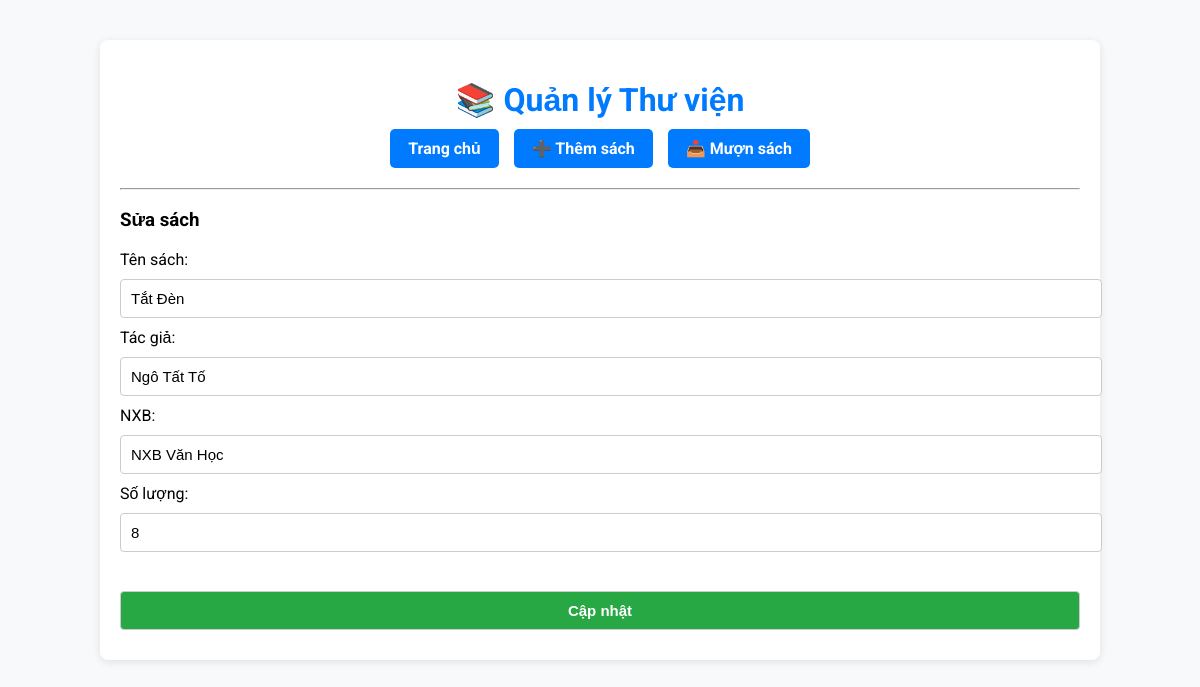
The app's page /edit_book.php?id=S003 with its own data.
### tables this page shows
CREATE TABLE `sach` (
  `MaSach` varchar(10) NOT NULL,
  `TenSach` varchar(200) NOT NULL,
  `TacGia` varchar(100) DEFAULT NULL,
  `NXB` varchar(100) DEFAULT NULL,
  `SoLuong` int(11) NOT NULL CHECK (`SoLuong` >= 0)
);

### edit_book.php (the view, shortened to what this page needs)
<?php include 'db.php';
include 'includes/header.php';
$id = $_GET['id'];
$row = $conn->query("SELECT * FROM Sach WHERE MaSach='$id'")->fetch_assoc();
?>
<h3>Sửa sách</h3>
<form method="post">
    Tên sách: <input name="ten" value="<?= $row['TenSach'] ?>"><br>
    Tác giả: <input name="tacgia" value="<?= $row['TacGia'] ?>"><br>
    NXB: <input name="nxb" value="<?= $row['NXB'] ?>"><br>
    Số lượng: <input name="soluong" type="number" value="<?= $row['SoLuong'] ?>"><br><br>
    <button type="submit">Cập nhật</button>
</form>
</body>
</html>

### assets/style.css (style rules this page uses)
body { font-family: Arial; margin: 20px; background: #f2f2f2; }
body { font-family: 'Roboto', sans-serif; background: #f8f9fa; margin: 0; padding: 0; }
form input, form button { padding: 10px; margin-top: 10px; margin-bottom: 10px; width: 100%; border-radius: 4px; border: 1px solid #ccc; font-size: 15px; }
form button { background: #28a745; color: white; font-weight: bold; cursor: pointer; }

### records on screen
sach: ten "Tắt Đèn", tacgia "Ngô Tất Tố", nxb "NXB Văn Học", soluong "8"
